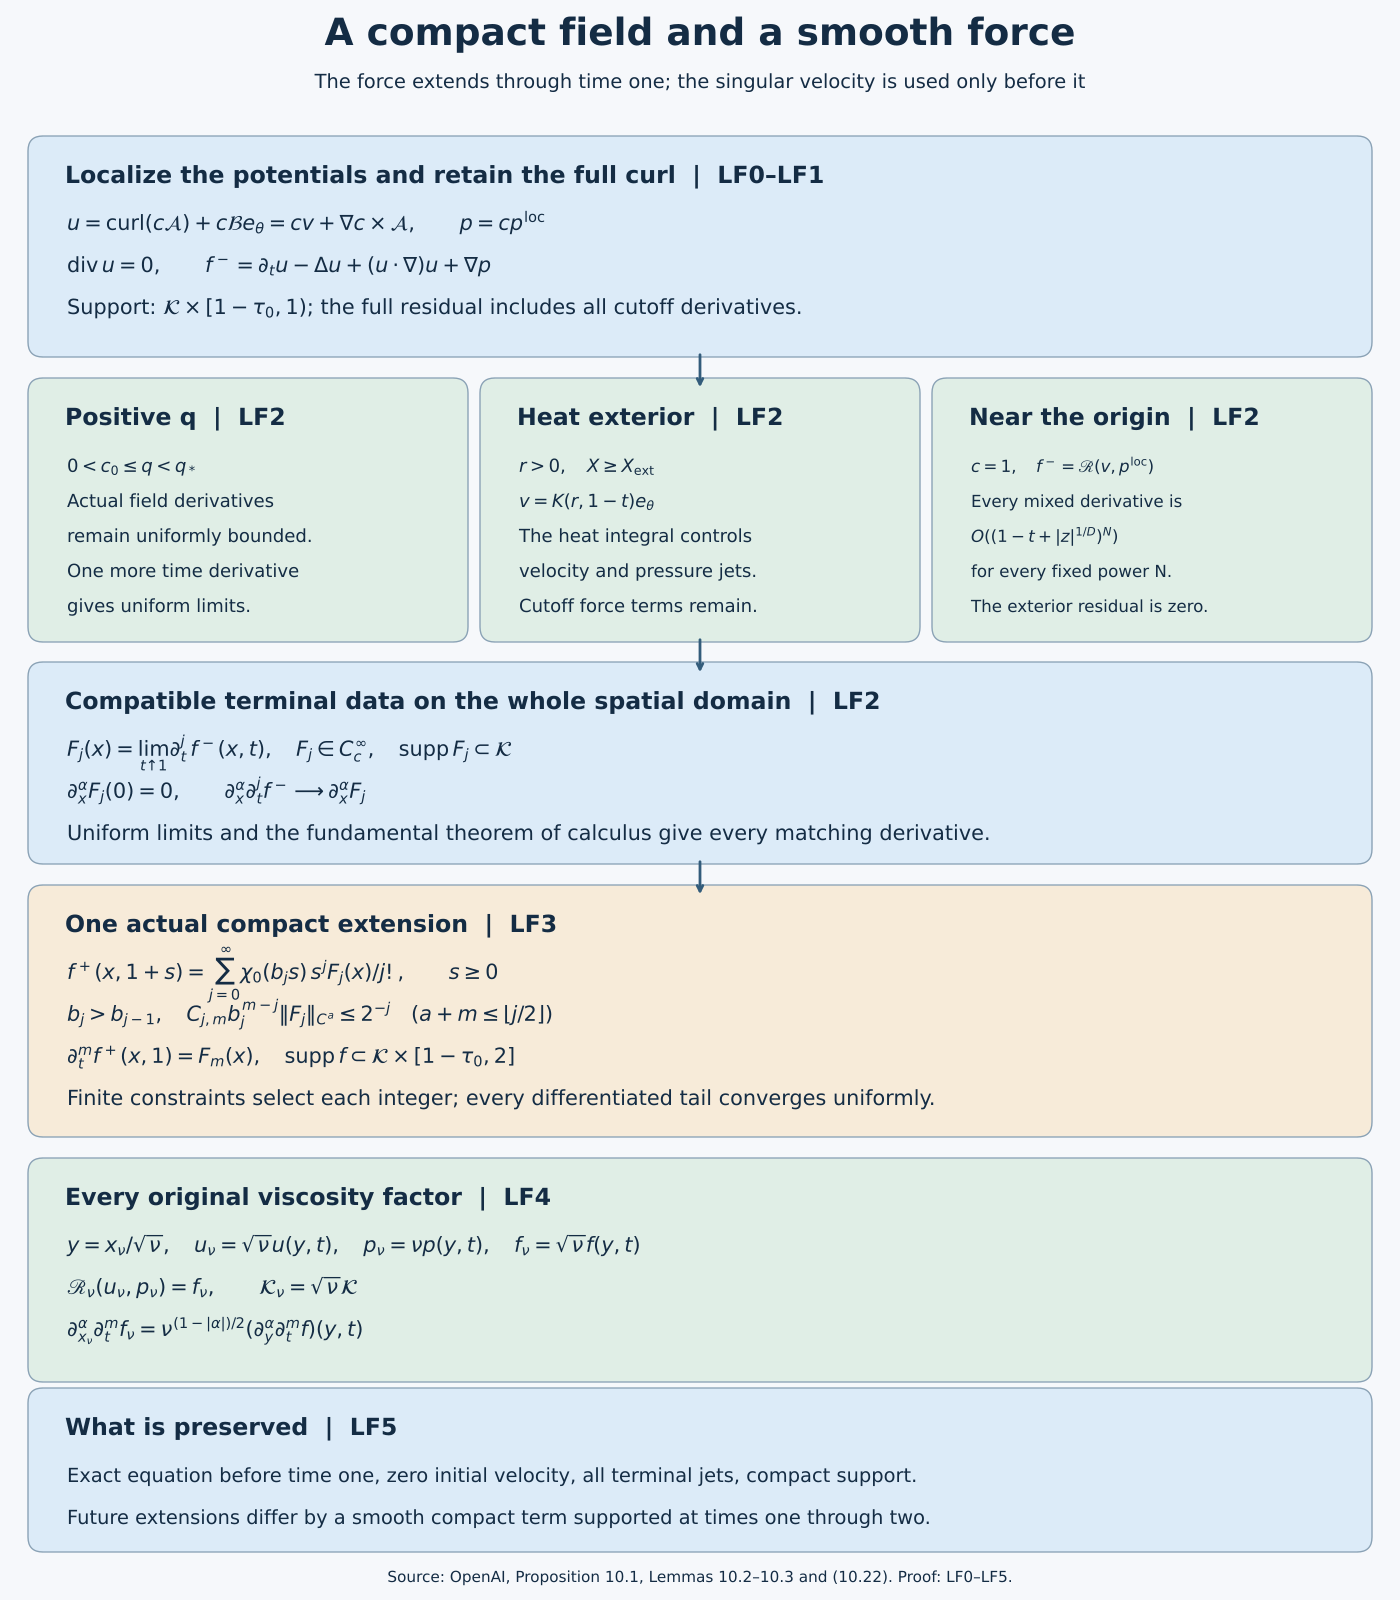

Reproduce this figure in Python.
"""Exact localization and terminal-force construction, LF0–LF5. CC0."""
from pathlib import Path
import re
import matplotlib
matplotlib.use('Agg')
import matplotlib.pyplot as plt
from matplotlib.patches import FancyBboxPatch
P=Path(__file__).resolve().parent
plt.rcParams.update({'font.family':'DejaVu Sans','svg.fonttype':'path','mathtext.fontset':'dejavusans'})
fig,ax=plt.subplots(figsize=(14,16),dpi=100)
fig.patch.set_facecolor('#f6f8fb');ax.set_xlim(0,14);ax.set_ylim(0,16);ax.axis('off')
ink='#142c44';blue='#dcebf8';green='#e0eee6';gold='#f7ebd9'
ax.text(7,15.55,'A compact field and a smooth force',ha='center',fontsize=27,color=ink,weight='bold')
ax.text(7,15.12,'The force extends through time one; the singular velocity is used only before it',ha='center',fontsize=14,color=ink)
def box(x,y,w,h,title,lines,color,size=15):
    ax.add_patch(FancyBboxPatch((x,y),w,h,boxstyle='round,pad=0.12,rounding_size=0.15',facecolor=color,edgecolor='#8aa2b5'))
    ax.text(x+.25,y+h-.35,title,fontsize=17,color=ink,weight='bold')
    step=.35 if len(lines)==5 else .42
    for k,line in enumerate(lines):ax.text(x+.27,y+h-.82-k*step,line,fontsize=size,color=ink)
def arrow(y):ax.annotate('',xy=(7,y-.30),xytext=(7,y+.08),arrowprops=dict(arrowstyle='->',color='#335c7b',lw=2))
box(.4,12.55,13.2,1.97,'Localize the potentials and retain the full curl  |  LF0–LF1',[
    r'$u=\operatorname{curl}(c\mathcal{A})+c\mathcal{B}e_\theta=cv+\nabla c\times\mathcal{A},\qquad p=cp^{\rm loc}$',
    r'$\operatorname{div}u=0,\qquad f^-=\partial_tu-\Delta u+(u\cdot\nabla)u+\nabla p$',
    r'Support: $\mathcal{K}\times[1-\tau_0,1)$; the full residual includes all cutoff derivatives.'],blue)
arrow(12.4)
box(.4,9.7,4.16,2.4,'Positive q  |  LF2',[
    r'$0<c_0\leq q<q_*$',
    'Actual field derivatives',
    'remain uniformly bounded.',
    'One more time derivative',
    'gives uniform limits.'],green,size=13)
box(4.92,9.7,4.16,2.4,'Heat exterior  |  LF2',[
    r'$r>0,\quad X\geq X_{\rm ext}$',
    r'$v=K(r,1-t)e_\theta$',
    'The heat integral controls',
    'velocity and pressure jets.',
    'Cutoff force terms remain.'],green,size=13)
box(9.44,9.7,4.16,2.4,'Near the origin  |  LF2',[
    r'$c=1,\quad f^-=\mathscr{R}(v,p^{\rm loc})$',
    'Every mixed derivative is',
    r'$O((1-t+|z|^{1/D})^N)$',
    'for every fixed power N.',
    'The exterior residual is zero.'],green,size=12)
arrow(9.55)
box(.4,7.48,13.2,1.78,'Compatible terminal data on the whole spatial domain  |  LF2',[
    r'$F_j(x)=\lim_{t\uparrow1}\partial_t^j f^-(x,t),\quad F_j\in C_c^\infty,\quad \operatorname{supp}F_j\subset\mathcal{K}$',
    r'$\partial_x^\alpha F_j(0)=0,\qquad\partial_x^\alpha\partial_t^j f^-\longrightarrow\partial_x^\alpha F_j$',
    'Uniform limits and the fundamental theorem of calculus give every matching derivative.'],blue)
arrow(7.33)
box(.4,4.75,13.2,2.28,'One actual compact extension  |  LF3',[
    r'$f^+(x,1+s)=\sum_{j=0}^\infty\chi_0(b_js)\,s^jF_j(x)/j!,\qquad s\geq0$',
    r'$b_j>b_{j-1},\quad C_{j,m}b_j^{m-j}\|F_j\|_{C^a}\leq2^{-j}\quad(a+m\leq\lfloor j/2\rfloor)$',
    r'$\partial_t^m f^+(x,1)=F_m(x),\quad\operatorname{supp}f\subset\mathcal{K}\times[1-\tau_0,2]$',
    'Finite constraints select each integer; every differentiated tail converges uniformly.'],gold)
box(.4,2.3,13.2,2.0,'Every original viscosity factor  |  LF4',[
    r'$y=x_\nu/\sqrt{\nu},\quad u_\nu=\sqrt{\nu}u(y,t),\quad p_\nu=\nu p(y,t),\quad f_\nu=\sqrt{\nu}f(y,t)$',
    r'$\mathscr{R}_\nu(u_\nu,p_\nu)=f_\nu,\qquad\mathcal{K}_\nu=\sqrt{\nu}\mathcal{K}$',
    r'$\partial_{x_\nu}^\alpha\partial_t^m f_\nu=\nu^{(1-|\alpha|)/2}(\partial_y^\alpha\partial_t^m f)(y,t)$'],green)
box(.4,.6,13.2,1.4,'What is preserved  |  LF5',[
    'Exact equation before time one, zero initial velocity, all terminal jets, compact support.',
    'Future extensions differ by a smooth compact term supported at times one through two.'],blue,size=14)
ax.text(7,.18,'Source: OpenAI, Proposition 10.1, Lemmas 10.2–10.3 and (10.22). Proof: LF0–LF5.',ha='center',fontsize=11,color=ink)
fig.subplots_adjust(left=0,right=1,bottom=0,top=1)
fig.savefig(P/'compact-force-extension.svg');fig.savefig(P/'compact-force-extension.png');plt.close(fig)
p=P/'compact-force-extension.svg';p.write_text(re.sub(r'width="1008pt" height="1152pt"','width="1400" height="1600"',p.read_text(encoding='utf8')),encoding='utf8')
